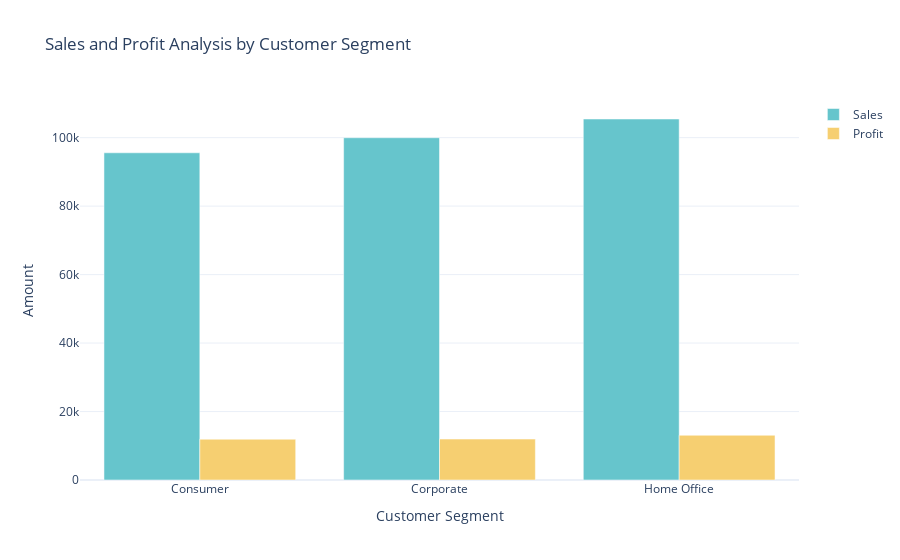

The code cell stored with this chart in its notebook:
### Code cell
#Q6 Sales_profit_by_segment
sales_profit_by_segment = data.groupby('Segment').agg({'Sales': 'sum', 'Profit': 'sum'}).reset_index()
color_palette = colors.qualitative.Pastel
fig = go.Figure()
fig.add_trace(go.Bar(x = sales_profit_by_segment['Segment'],
                    y = sales_profit_by_segment['Sales'],
                    name = 'Sales',
                    marker_color = color_palette[0]))
fig.add_trace(go.Bar(x = sales_profit_by_segment['Segment'],
                    y = sales_profit_by_segment['Profit'],
                    name = 'Profit',
                    marker_color = color_palette[1]))
fig.update_layout(title='Sales and Profit Analysis by Customer Segment',
                 xaxis_title = 'Customer Segment', yaxis_title = 'Amount')
fig.show()

### Figure 1 — Plotly figure (JSON) as saved in the notebook; plotly's stock layout.template omitted (floating-point values rounded to 4 significant figures)
{"data": [{"marker": {"color": "rgb(102, 197, 204)"}, "name": "Sales", "type": "bar", "x": ["Consumer", "Corporate", "Home Office"], "y": [95580.0, 99980.0, 105400.0]}, {"marker": {"color": "rgb(246, 207, 113)"}, "name": "Profit", "type": "bar", "x": ["Consumer", "Corporate", "Home Office"], "y": [11920.0, 11960.0, 13070.0]}], "layout": {"autosize": true, "title": {"text": "Sales and Profit Analysis by Customer Segment"}, "xaxis": {"autorange": true, "range": [-0.5, 2.5], "title": {"text": "Customer Segment"}, "type": "category"}, "yaxis": {"autorange": true, "range": [0, 111000.0], "title": {"text": "Amount"}, "type": "linear"}}}
